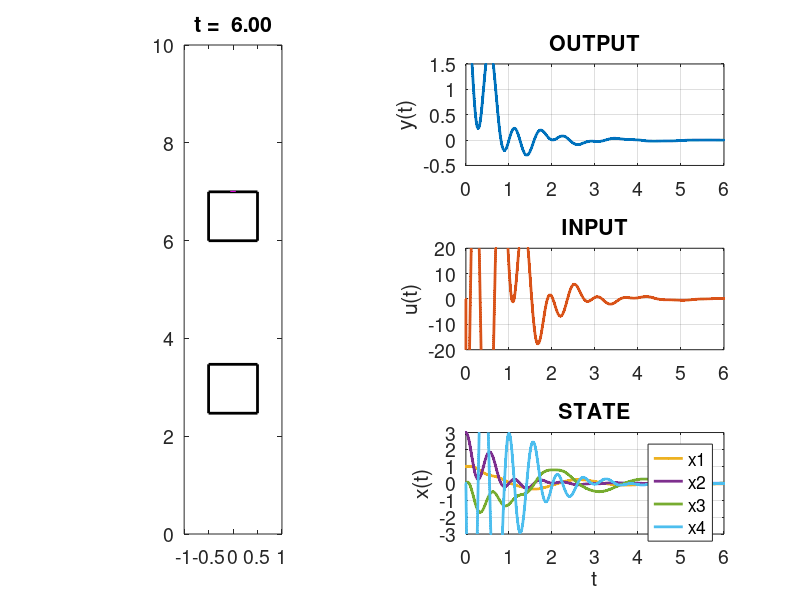

MATLAB code to generate this figure:
function hw6prob03
clear all
clc;

% %%%%%%%%%%%%%%%%%%
% PARAMETERS
%
% - state-space system
params.A = [0 0 1 0; 0 0 0 1; -8 4 -1 0.5; 4 -4 0.5 -0.5];
params.B = [0; 0; 0; 0.5];
params.C = [0 1 0 0];
% - time step
params.dt = 1e-3;
%
% %%%%%%%%%%%%%%%%%%

RunSimulation(6,params);


function [u,userdata] = ControlLoop(y,userdata,params)
%
% 
%
A = [0 0 1 0;0 0 0 1;-8 4 -1 .5; 4 -4 .5 -.5];
B = [0;0;0;.5];
C = [0 1 0 0];
Qc = [100 0 0 0;0 1000 0 0;0 0 .0001 0; 0 0 0 .01];
Rc = 1;
Qo = 10000;
Ro = [.01 0 0 0;0 1 0 0; 0 0 1 0; 0 0 0 100000];


K = lqr(A,B,Qc,Rc);
L = lqr(A',C',inv(Ro),inv(Qo))';

persistent isFirstTime
if isempty(isFirstTime)
    isFirstTime = false;
    fprintf(1,'initialize control loop\n');
    userdata.K = K;
    userdata.kref = -inv(params.C*inv(params.A-params.B*userdata.K)*params.B);
    userdata.L = L;
    userdata.xhat = [1.1;2.9;-.1;.1];

end
u = -userdata.K * userdata.xhat;
userdata.xhat = userdata.xhat + params.dt * (params.A * userdata.xhat + params.B * u - (userdata.L * (params.C * userdata.xhat - y)));





function RunSimulation(tmax,params)
% - initial condition
x = [1;3;0;0;0;0];
u = 0;
% - create array of times
t = 0:params.dt:tmax;
% - initialize userdata as an empty structure
userdata = struct;
% - get initial measurement
y = x(2,end);
% - discretize the system
m2 = 2;
k3 = 1e2;
b3 = 1e0;
m3 = 2;
A = [0 0 1 0 0 0; 0 0 0 1 0 0; -8 4 -1 0.5 0 0; 4 -4-(k3/m2) 0.5 -0.5-(b3/m2) k3/m2 b3/m2; 0 0 0 0 0 1; 0 k3/m3 0 b3/m3 -k3/m3 -b3/m3];
B = [0; 0; 0; 0.5; 0; 0];
C = [0 0 0 0 1 0];
Ad = expm(A*params.dt);
Bd = inv(A)*(expm(A*params.dt)-eye(size(A)))*B;
% - number of frames to skip when visualizing
nskip = 25;
% - initialize figure
fig = UpdateDisplay([],x,y,u,t,1);
% - iterate to run simulation
for i=2:length(t)
    
    % Get input
    [u(:,end+1),userdata] = ControlLoop(y(:,end),userdata,params);
    
    % Get state
    x(:,end+1) = Ad*x(:,end)+Bd*u(:,end);
    
    % Get measurement
    y(:,end+1) = x(2,end);
    
    % Display
    if (~mod(i,nskip))
        fig = UpdateDisplay(fig,x,y,u,t,i);
    end
    
end

function fig = UpdateDisplay(fig,x,y,u,t,icur)
if (isempty(fig))
    
    fig.w1 = 1;
    fig.w2 = 1;
    fig.weq = 2.5;
    fig.kbH = 0.1;
    fig.kbS = 0.2;
    fig.fscale = 0.1;
    
    clf;
    
    linewidth = 2;
    color = 'k';

    subplot(1,2,1);
    axis equal;
    hold on;
    axis([-1 1 0 10]);
    set(gcf,'renderer','opengl');
    set(gca,'fontsize',14);
    fig.mass(1)=line(-(1/2)+[0 0 1 1 0],x(1,icur)+fig.weq+fig.w1+[-fig.w1 0 0 -fig.w1 -fig.w1],'linewidth',linewidth,'color',color);
    fig.mass(2)=line(-(1/2)+[0 0 1 1 0],x(2,icur)+2*fig.weq+fig.w1+[0 fig.w2 fig.w2 0 0],'linewidth',linewidth,'color',color);
    fig.spring(1)=patch(fig.kbS+fig.kbH*[-1 -1 1 1 -1],(fig.weq+x(1,icur))*[0 1 1 0 0],'b','linewidth',linewidth/2,'facecolor',1*[0 0 1],'edgecolor',color,'facealpha',1-sigmoid(x(1,icur)));
    fig.damper(1)=patch(-fig.kbS+fig.kbH*[-1 -1 1 1 -1],(fig.weq+x(1,icur))*[0 1 1 0 0],'r','linewidth',linewidth/2,'facecolor',1*[1 0 0],'edgecolor',color,'facealpha',1-sigmoid(x(3,icur)));
    fig.spring(2)=patch(fig.kbS+fig.kbH*[-1 -1 1 1 -1],fig.weq+x(1,icur)+fig.w1+(fig.weq+x(2,icur)-x(1,icur))*[0 1 1 0 0],'b','linewidth',linewidth/2,'facecolor',1*[0 0 1],'edgecolor',color,'facealpha',1-sigmoid(x(2,icur)-x(1,icur)));
    fig.damper(2)=patch(-fig.kbS+fig.kbH*[-1 -1 1 1 -1],fig.weq+x(1,icur)+fig.w1+(fig.weq+x(2,icur)-x(1,icur))*[0 1 1 0 0],'r','linewidth',linewidth/2,'facecolor',1*[1 0 0],'edgecolor',color,'facealpha',1-sigmoid(x(4,icur)-x(3,icur)));
    fig.force=plot([0 0],x(2,icur)+2*fig.weq+fig.w1+fig.w2+(u(icur)*fig.fscale)*[0 1],'m','linewidth',4);
    fig.title=title(sprintf('t = %5.2f',t(icur)));
    cmap = get(gca,'colororder');
    box on;
    
    subplot(3,2,2);
    fig.output=plot(t(1),y(1),'color',cmap(1,:),'linewidth',2);
    axis([0 t(end) -0.5 1.5]);
    hold on;
    ylabel('y(t)');
    title('OUTPUT');
    set(gca,'fontsize',14);
    grid on;
    box on;
    
    subplot(3,2,4);
    fig.input=plot(t(1),u(1),'color',cmap(2,:),'linewidth',2);
    axis([0 t(end) -20 20]);
    hold on;
    ylabel('u(t)');
    title('INPUT');
    set(gca,'fontsize',14);
    grid on;
    box on;
    
    subplot(3,2,6);
    axis([0 t(end) -3 3]);
    hold on;
    for i=1:4
        fig.state(i)=plot(t(1),x(i,1),'color',cmap(2+i,:),'linewidth',2);
    end
    xlabel('t');
    ylabel('x(t)');
    title('STATE');
    legend('x1','x2','x3','x4');
    set(gca,'fontsize',14);
    grid on;
    box on;
    
else
    
    set(fig.mass(1),'ydata',x(1,icur)+fig.weq+fig.w1+[-fig.w1 0 0 -fig.w1 -fig.w1]);
    set(fig.mass(2),'ydata',x(2,icur)+2*fig.weq+fig.w1+[0 fig.w2 fig.w2 0 0]);
    set(fig.spring(1),'ydata',(fig.weq+x(1,icur))*[0 1 1 0 0],'facealpha',1-sigmoid(x(1,icur)));
    set(fig.damper(1),'ydata',(fig.weq+x(1,icur))*[0 1 1 0 0],'facealpha',1-sigmoid(x(3,icur)));
    set(fig.spring(2),'ydata',fig.weq+x(1,icur)+fig.w1+(fig.weq+x(2,icur)-x(1,icur))*[0 1 1 0 0],'facealpha',1-sigmoid(x(2,icur)-x(1,icur)));
    set(fig.damper(2),'ydata',fig.weq+x(1,icur)+fig.w1+(fig.weq+x(2,icur)-x(1,icur))*[0 1 1 0 0],'facealpha',1-sigmoid(x(4,icur)-x(3,icur)));
    set(fig.force,'ydata',x(2,icur)+2*fig.weq+fig.w1+fig.w2+(u(icur)*fig.fscale)*[0 1]);
    
    
    set(fig.title,'string',sprintf('t = %5.2f',t(icur)));
    
    set(fig.output,'xdata',t(1:icur),'ydata',y(1:icur));
    set(fig.input,'xdata',t(1:icur),'ydata',u(1:icur));
    for i=1:4
        set(fig.state(i),'xdata',t(1:icur),'ydata',x(i,1:icur));
    end
    
    
end
drawnow;

function y = sigmoid(x)
y = 1/(1+exp(-x));

